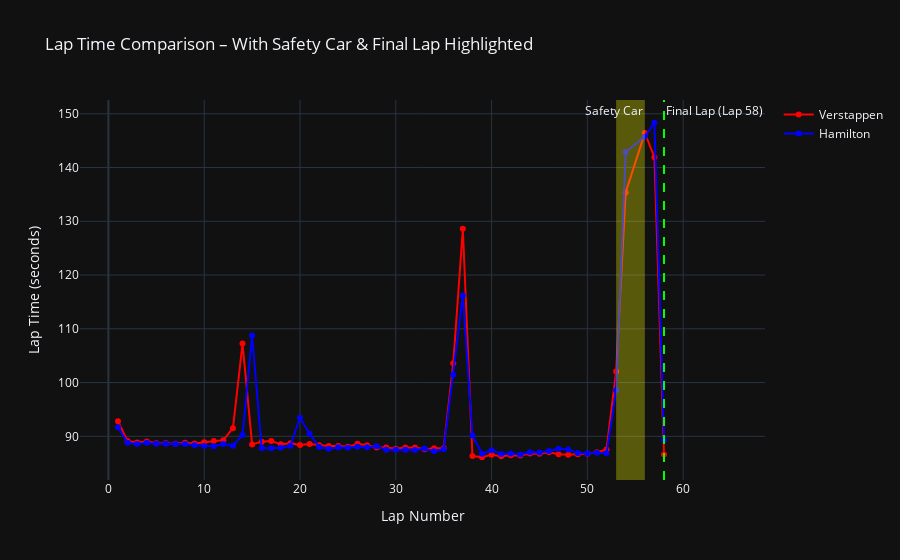

The cell this chart's notebook holds for it:
### Markdown cell above
#  Highlight the Safety Car Period & Final Lap on Lap Time Chart

### Code cell
fig = go.Figure()

fig.add_trace(go.Scatter(
    x=ver_laps_clean['LapNumber'],
    y=ver_laps_clean['LapTime(s)'],
    name='Verstappen', mode='lines+markers', line=dict(color='red')
))

fig.add_trace(go.Scatter(
    x=ham_laps_clean['LapNumber'],
    y=ham_laps_clean['LapTime(s)'],
    name='Hamilton', mode='lines+markers', line=dict(color='blue')
))

# Add shaded rectangle for Safety Car period (Lap 53–56)
fig.add_vrect(
    x0=53, x1=56,
    annotation_text="Safety Car",
    fillcolor="yellow", opacity=0.3, line_width=0
)

# Add vertical line for Lap 58
fig.add_vline(
    x=58,
    line=dict(color="lime", width=2, dash="dash"),
    annotation_text="Final Lap (Lap 58)",
    annotation_position="top right"
)

# Final chart layout
fig.update_layout(
    title='Lap Time Comparison – With Safety Car & Final Lap Highlighted',
    xaxis_title='Lap Number',
    yaxis_title='Lap Time (seconds)',
    template='plotly_dark',
    hovermode='x unified'
)

fig.show()

### Figure 1 — Plotly figure (JSON) as saved in the notebook; plotly's stock layout.template omitted (floating-point values rounded to 4 significant figures)
{"data": [{"line": {"color": "red"}, "mode": "lines+markers", "name": "Verstappen", "type": "scatter", "x": [1, 2, 3, 4, 5, 6, 7, 8, 9, 10, 11, 12, 13, 14, 15, 16, 17, 18, 19, 20, 21, 22, 23, 24, 25, 26, 27, 28, 29, 30, 31, 32, 33, 34, 35, 36, 37, 38, 39, 40, 41, 42, 43, 44, 45, 46, 47, 48, 49, 50, 51, 52, 53, 54, 56, 57, 58], "y": [92.8, 89.1, 88.83, 89.03, 88.72, 88.71, 88.64, 88.82, 88.67, 88.89, 89.14, 89.28, 91.52, 107.3, 88.49, 89.01, 89.11, 88.5, 88.71, 88.39, 88.57, 88.32, 88.17, 88.18, 88.04, 88.6, 88.35, 87.94, 87.9, 87.68, 87.92, 87.91, 87.58, 87.78, 87.76, 103.6, 128.6, 86.32, 86.1, 86.55, 86.3, 86.46, 86.44, 86.81, 86.77, 87.05, 86.66, 86.55, 86.66, 86.75, 87.05, 87.56, 102.1, 135.4, 146.4, 141.9, 86.62]}, {"line": {"color": "blue"}, "mode": "lines+markers", "name": "Hamilton", "type": "scatter", "x": [1, 2, 3, 4, 5, 6, 7, 8, 9, 10, 11, 12, 13, 14, 15, 16, 17, 18, 19, 20, 21, 22, 23, 24, 25, 26, 27, 28, 29, 30, 31, 32, 33, 34, 35, 36, 37, 38, 39, 40, 41, 42, 43, 44, 45, 46, 47, 48, 49, 50, 51, 52, 53, 54, 56, 57, 58], "y": [91.69, 88.79, 88.59, 88.79, 88.63, 88.59, 88.55, 88.58, 88.36, 88.22, 88.13, 88.57, 88.26, 90.25, 108.8, 87.83, 87.78, 87.89, 88.23, 93.44, 90.48, 88.01, 87.66, 87.98, 87.87, 88.08, 87.97, 88.14, 87.48, 87.51, 87.5, 87.44, 87.74, 87.2, 87.59, 101.5, 116.2, 90.16, 86.76, 87.39, 86.72, 86.78, 86.61, 87.02, 86.97, 87.27, 87.68, 87.55, 86.88, 86.78, 86.93, 86.83, 98.57, 142.9, 145.8, 148.3, 89.33]}], "layout": {"annotations": [{"showarrow": false, "text": "Safety Car", "x": 56, "xanchor": "right", "xref": "x", "y": 1, "yanchor": "top", "yref": "y domain"}, {"showarrow": false, "text": "Final Lap (Lap 58)", "x": 58, "xanchor": "left", "xref": "x", "y": 1, "yanchor": "top", "yref": "y domain"}], "autosize": true, "hovermode": "x unified", "shapes": [{"fillcolor": "yellow", "line": {"width": 0}, "opacity": 0.3, "type": "rect", "x0": 53, "x1": 56, "xref": "x", "y0": 0, "y1": 1, "yref": "y domain"}, {"line": {"color": "lime", "dash": "dash", "width": 2}, "type": "line", "x0": 58, "x1": 58, "xref": "x", "y0": 0, "y1": 1, "yref": "y domain"}], "title": {"text": "Lap Time Comparison – With Safety Car & Final Lap Highlighted"}, "xaxis": {"autorange": true, "range": [-2.79, 67.06], "title": {"text": "Lap Number"}, "type": "linear"}, "yaxis": {"autorange": true, "range": [80.97, 153.5], "title": {"text": "Lap Time (seconds)"}, "type": "linear"}}}
